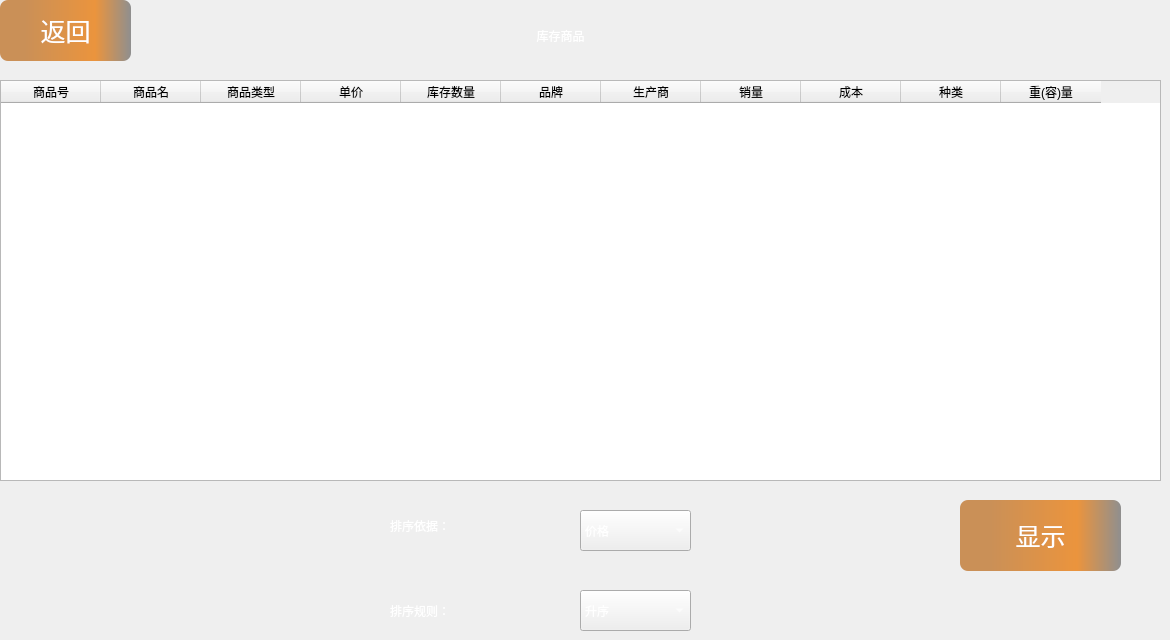
      <widget class="QWidget" name="showPg">
       <widget class="QPushButton" name="backBtn_2">
        <property name="geometry">
         <rect>
          <x>0</x>
          <y>0</y>
          <width>131</width>
          <height>61</height>
         </rect>
        </property>
        <property name="styleSheet">
         <string notr="true">background-color: qlineargradient(spread:pad, x1:0, y1:0, x2:1, y2:0, stop:0.189944 rgba(202, 144, 87, 255), stop:0.726257 rgba(235, 148, 61, 255), stop:1 rgba(143, 143, 143, 255));
font: 9pt &quot;楷体&quot;;
font-size:25px;
color: rgb(255, 255, 255);
border:none;
border-radius:8px</string>
        </property>
        <property name="text">
         <string>返回</string>
        </property>
       </widget>
       <widget class="QTableWidget" name="comsTab">
        <property name="geometry">
         <rect>
          <x>0</x>
          <y>80</y>
          <width>1161</width>
          <height>401</height>
         </rect>
        </property>
        <property name="styleSheet">
         <string notr="true">.QTableWidget
{
	color: rgb(255, 255, 255);
font: 13pt &quot;楷体&quot;;
}</string>
        </property>
        <column>
         <property name="text">
          <string>商品号</string>
         </property>
        </column>
        <column>
         <property name="text">
          <string>商品名</string>
         </property>
        </column>
        <column>
         <property name="text">
          <string>商品类型</string>
         </property>
        </column>
        <column>
         <property name="text">
          <string>单价</string>
         </property>
        </column>
        <column>
         <property name="text">
          <string>库存数量</string>
         </property>
        </column>
        <column>
         <property name="text">
          <string>品牌</string>
         </property>
        </column>
        <column>
         <property name="text">
          <string>生产商</string>
         </property>
        </column>
        <column>
         <property name="text">
          <string>销量</string>
         </property>
        </column>
        <column>
         <property name="text">
          <string>成本</string>
         </property>
        </column>
        <column>
         <property name="text">
          <string>种类</string>
         </property>
        </column>
        <column>
         <property name="text">
          <string>重(容)量</string>
         </property>
        </column>
       </widget>
       <widget class="QLabel" name="label_6">
        <property name="geometry">
         <rect>
          <x>430</x>
          <y>0</y>
          <width>261</width>
          <height>71</height>
         </rect>
        </property>
        <property name="styleSheet">
         <string notr="true">font: 36pt &quot;楷体&quot;;
color: rgb(255, 255, 255);</string>
        </property>
        <property name="text">
         <string>库存商品</string>
        </property>
        <property name="alignment">
         <set>Qt::AlignCenter</set>
        </property>
       </widget>
       <widget class="QComboBox" name="sortKeyBox">
        <property name="geometry">
         <rect>
          <x>580</x>
          <y>510</y>
          <width>111</width>
          <height>41</height>
         </rect>
        </property>
        <property name="styleSheet">
         <string notr="true">color: rgb(255, 255, 255);</string>
        </property>
        <item>
         <property name="text">
          <string>价格</string>
         </property>
        </item>
        <item>
         <property name="text">
          <string>库存数量</string>
         </property>
        </item>
        <item>
         <property name="text">
          <string>名称</string>
         </property>
        </item>
        <item>
         <property name="text">
          <string>销量</string>
         </property>
        </item>
       </widget>
       <widget class="QComboBox" name="sortdirBox">
        <property name="geometry">
         <rect>
          <x>580</x>
          <y>590</y>
          <width>111</width>
          <height>41</height>
         </rect>
        </property>
        <property name="styleSheet">
         <string notr="true">color: rgb(255, 255, 255);</string>
        </property>
        <item>
         <property name="text">
          <string>升序</string>
         </property>
        </item>
        <item>
         <property name="text">
          <string>降序</string>
         </property>
        </item>
       </widget>
       <widget class="QLabel" name="label_7">
        <property name="geometry">
         <rect>
          <x>390</x>
          <y>500</y>
          <width>111</width>
          <height>51</height>
         </rect>
        </property>
        <property name="styleSheet">
         <string notr="true">font: 18pt &quot;楷体&quot;;
color: rgb(255, 255, 255);</string>
        </property>
        <property name="text">
         <string>排序依据：</string>
        </property>
       </widget>
       <widget class="QLabel" name="label_8">
        <property name="geometry">
         <rect>
          <x>390</x>
          <y>590</y>
          <width>111</width>
          <height>41</height>
         </rect>
        </property>
        <property name="styleSheet">
         <string notr="true">font: 18pt &quot;楷体&quot;;
color: rgb(255, 255, 255);</string>
        </property>
        <property name="text">
         <string>排序规则：</string>
        </property>
       </widget>
       <widget class="QPushButton" name="displayBtn">
        <property name="geometry">
         <rect>
          <x>960</x>
          <y>500</y>
          <width>161</width>
          <height>71</height>
         </rect>
        </property>
        <property name="styleSheet">
         <string notr="true">background-color: qlineargradient(spread:pad, x1:0, y1:0, x2:1, y2:0, stop:0.189944 rgba(202, 144, 87, 255), stop:0.726257 rgba(235, 148, 61, 255), stop:1 rgba(143, 143, 143, 255));
font: 9pt &quot;楷体&quot;;
font-size:25px;
color: rgb(255, 255, 255);
border:none;
border-radius:8px</string>
        </property>
        <property name="text">
         <string>显示</string>
        </property>
       </widget>
      </widget>
